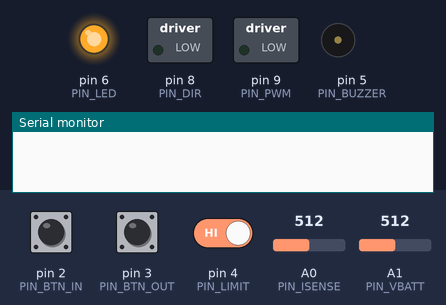
A sketch run on a simulated Arduino Nano, built with avr-gcc and run on an emulated ATmega328P. On the bench: switched loads named in the sketch (green lamp = pin HIGH), output pins drawn as LEDs (lit = HIGH), buzzer (waves = sounding), the last lines printed to the serial monitor. Dashed ring = blinking. The test bench sets the inputs (shaded band); at power-on: pin 3 (PIN_BTN_OUT) HIGH, pin 4 (PIN_LIMIT) HIGH, pin 2 (PIN_BTN_IN) HIGH, A0 (PIN_ISENSE) = 512, A1 (PIN_VBATT) = 512.

Above: at 1.55 s.
1.6 s: pin 3 (PIN_BTN_OUT) pulled LOW for 0.15 s
At 4.35 s:
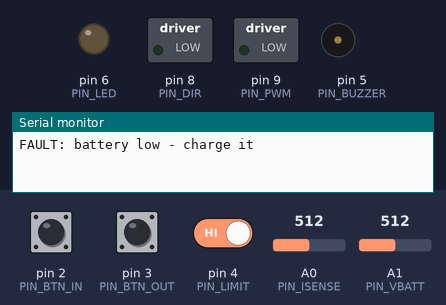
4.6 s: pin 4 (PIN_LIMIT) driven LOW
At 4.6 s:
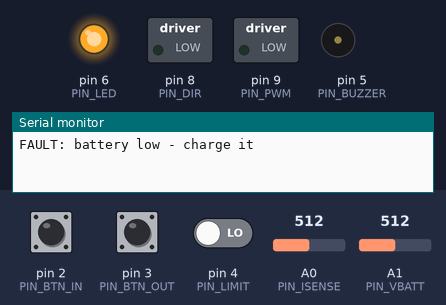
6.1 s: pin 2 (PIN_BTN_IN) pulled LOW for 0.15 s
At 6.17 s:
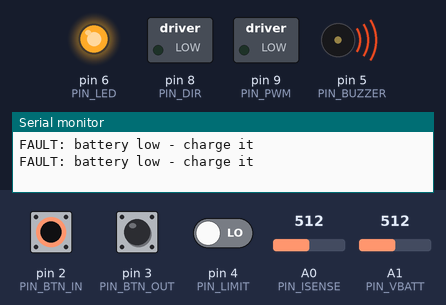
9.1 s: pin 2 (PIN_BTN_IN) pulled LOW for 1 s
At 10.12 s:
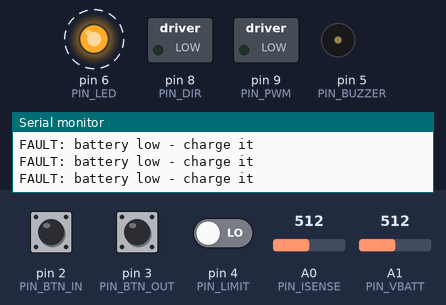
12.1 s: pin 2 (PIN_BTN_IN) pulled LOW for 3.2 s
Timing chart, 0 to 17.8 s (numbered marks = the images above; inputs shaded):
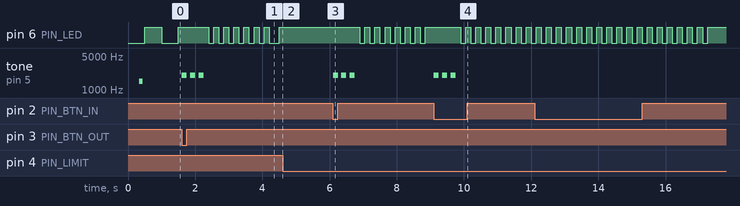

The sketch:

winch_controller.ino
```cpp
/*
  Motorized Pool-Cover Winch - controller firmware (Arduino Nano / ATmega328P)
  Matches Motor_Wiring_Diagram.svg

  Driver: brushed-DC driver in PWM + DIR mode (e.g. Cytron MDDS30, "PWM independent" mode)
  Safety (hardware): key switch + box E-stop + pendant E-stop drop the main contactor,
                     which cuts power to the motor driver AND this board.
  Safety (firmware): hold-to-run, soft start/stop, overcurrent trip, rope-in limit,
                     low-battery lockout, direction-change dwell, max run-time watchdog.
*/

// ---------------- pins ----------------
const uint8_t PIN_PWM     = 9;   // -> driver PWM
const uint8_t PIN_DIR     = 8;   // -> driver DIR
const uint8_t PIN_BTN_IN  = 2;   // pendant IN  (N.O. to COM/GND)
const uint8_t PIN_BTN_OUT = 3;   // pendant OUT (N.O. to COM/GND)
const uint8_t PIN_LIMIT   = 4;   // rope-in limit, N.C. to GND (HIGH = limit reached or wire broken)
const uint8_t PIN_BUZZER  = 5;
const uint8_t PIN_LED     = 6;   // pendant status LED (via 330 ohm)
const uint8_t PIN_ISENSE  = A0;  // ACS758-050B output
const uint8_t PIN_VBATT   = A1;  // 100k / 15k divider

// ---------------- tuning ----------------
const float   ACS_MV_PER_A     = 40.0;    // ACS758LCB-050B
const float   TRIP_AMPS        = 18.0;    // ~500 lbf rope pull with this gear train
const uint16_t TRIP_MS         = 300;     // must exceed TRIP_AMPS this long to trip
const float   VBATT_DIV        = (100.0 + 15.0) / 15.0;
const float   VBATT_MIN        = 22.0;    // LiFePO4 8S under load - refuse to start below this
const uint8_t PWM_MAX_IN       = 255;     // full speed winding in
const uint8_t PWM_MAX_OUT      = 200;     // pay out a little slower
const uint16_t RAMP_MS         = 500;     // soft start 0 -> max
const uint16_t REVERSE_DWELL_MS= 400;     // must be stopped this long before changing direction
const uint32_t MAX_RUN_MS      = 8UL * 60UL * 1000UL;  // watchdog: no single run longer than 8 min
const bool    DIR_IN_LEVEL     = HIGH;    // flip if the drum turns the wrong way when you press IN

enum State { IDLE, RUN_IN, RUN_OUT, FAULT };
State state = IDLE;
float acsZeroV = 2.5;
uint8_t pwmNow = 0;
uint32_t runStart = 0, overSince = 0, stoppedAt = 0;
int8_t lastDir = 0;
const char* faultMsg = "";

float readVolts(uint8_t pin) { return analogRead(pin) * (5.0 / 1023.0); }

float motorAmps() {
  long acc = 0;
  for (uint8_t i = 0; i < 8; i++) acc += analogRead(PIN_ISENSE);
  float v = (acc / 8.0) * (5.0 / 1023.0);
  return fabs((v - acsZeroV) * 1000.0 / ACS_MV_PER_A);
}

float battVolts() { return readVolts(PIN_VBATT) * VBATT_DIV; }

bool pressed(uint8_t pin) {          // debounced active-low read
  if (digitalRead(pin) == HIGH) return false;
  delay(3);
  return digitalRead(pin) == LOW;
}

void setMotor(int8_t dir, uint8_t pwm) {
  if (dir != 0) digitalWrite(PIN_DIR, dir > 0 ? DIR_IN_LEVEL : !DIR_IN_LEVEL);
  analogWrite(PIN_PWM, pwm);
  pwmNow = pwm;
}

void stopMotor() {
  // quick ramp-down so the worm gear doesn't shock-load
  while (pwmNow > 0) { pwmNow = pwmNow > 25 ? pwmNow - 25 : 0; analogWrite(PIN_PWM, pwmNow); delay(10); }
  noTone(PIN_BUZZER);
  if (state == RUN_IN || state == RUN_OUT) stoppedAt = millis();
  state = (state == FAULT) ? FAULT : IDLE;
}

void fault(const char* why) {
  state = FAULT; faultMsg = why;
  stopMotor();
  Serial.print(F("FAULT: ")); Serial.println(why);
  for (uint8_t i = 0; i < 3; i++) { tone(PIN_BUZZER, 2000, 150); delay(250); }
}

void setup() {
  pinMode(PIN_PWM, OUTPUT); analogWrite(PIN_PWM, 0);
  pinMode(PIN_DIR, OUTPUT);
  pinMode(PIN_BTN_IN, INPUT_PULLUP);
  pinMode(PIN_BTN_OUT, INPUT_PULLUP);
  pinMode(PIN_LIMIT, INPUT_PULLUP);
  pinMode(PIN_BUZZER, OUTPUT);
  pinMode(PIN_LED, OUTPUT);
  Serial.begin(115200);
  delay(200);
  // calibrate current-sensor zero with the motor stopped
  float s = 0; for (uint8_t i = 0; i < 64; i++) { s += readVolts(PIN_ISENSE); delay(2); }
  acsZeroV = s / 64.0;
  // refuse to arm if a button is stuck / held at power-up
  if (digitalRead(PIN_BTN_IN) == LOW || digitalRead(PIN_BTN_OUT) == LOW) fault("button held at power-up");
  tone(PIN_BUZZER, 1500, 100);
}

void loop() {
  bool in  = pressed(PIN_BTN_IN);
  bool out = pressed(PIN_BTN_OUT);
  bool limitHit = digitalRead(PIN_LIMIT) == HIGH;
  uint32_t now = millis();

  // ---- FAULT: latch until both buttons released, then wait for a fresh press
  if (state == FAULT) {
    digitalWrite(PIN_LED, (now / 150) % 2);           // fast blink
    static uint32_t releasedAt = 0;
    if (!in && !out) { if (!releasedAt) releasedAt = now; if (now - releasedAt > 2000) { state = IDLE; releasedAt = 0; } }
    else releasedAt = 0;
    return;
  }

  // ---- both pressed = operator confusion -> stop
  if (in && out) { stopMotor(); return; }

  int8_t want = in ? 1 : (out ? -1 : 0);

  if (want == 0) {                                    // hold-to-run: released -> stop
    if (state != IDLE) stopMotor();
    digitalWrite(PIN_LED, limitHit ? (now / 500) % 2 : HIGH);   // slow blink = rope fully in
    return;
  }

  if (state == IDLE) {
    if (want == 1 && limitHit) { tone(PIN_BUZZER, 800, 80); return; }        // already fully wound in
    if (battVolts() < VBATT_MIN) { fault("battery low - charge it"); return; }
    if (want != lastDir && now - stoppedAt < REVERSE_DWELL_MS) return;       // let it stop first
    state = (want == 1) ? RUN_IN : RUN_OUT;
    lastDir = want; runStart = now; overSince = 0;
    setMotor(want, 0);
  }

  // ---- running
  uint8_t pwmMax = (state == RUN_IN) ? PWM_MAX_IN : PWM_MAX_OUT;
  uint32_t t = now - runStart;
  uint8_t target = (t >= RAMP_MS) ? pwmMax : (uint8_t)((uint32_t)pwmMax * t / RAMP_MS);
  setMotor(lastDir, target);
  tone(PIN_BUZZER, 1000);                              // continuous warning tone while moving
  digitalWrite(PIN_LED, HIGH);

  if (state == RUN_IN && limitHit) { stopMotor(); tone(PIN_BUZZER, 600, 400); return; }

  if (t > RAMP_MS) {                                   // ignore inrush during soft start
    if (motorAmps() > TRIP_AMPS) { if (!overSince) overSince = now; if (now - overSince > TRIP_MS) { fault("overload - tarp snagged?"); return; } }
    else overSince = 0;
  }
  if (t > MAX_RUN_MS) { fault("run time exceeded"); return; }

  static uint32_t lastLog = 0;
  if (now - lastLog > 500) {
    lastLog = now;
    Serial.print(state == RUN_IN ? F("IN ") : F("OUT ")); Serial.print(motorAmps(), 1);
    Serial.print(F(" A  ")); Serial.print(battVolts(), 1); Serial.println(F(" V"));
  }
}
```

Measured:
- after the input at 1.6 s, tone on pin 5 (PIN_BUZZER): alternates 2000 Hz for 0.15 s and silent for 0.10 s, 6 changes in all, then stays silent, starting at once
- after the input at 4.6 s, pin 6 (PIN_LED): stays HIGH (without the input it goes to LOW after 0.40 s)
- after the input at 6.1 s, pin 6 (PIN_LED): alternates HIGH for 0.15 s and LOW for 0.15 s, starting after 0.80 s; tone on pin 5 (PIN_BUZZER): alternates 2000 Hz for 0.15 s and silent for 0.10 s, 6 changes in all, then stays silent, starting at once
- after the input at 9.1 s, pin 6 (PIN_LED): alternates HIGH for 0.15 s and LOW for 0.15 s, starting after 0.80 s; tone on pin 5 (PIN_BUZZER): alternates 2000 Hz for 0.15 s and silent for 0.10 s, 6 changes in all, then stays silent, starting at once
